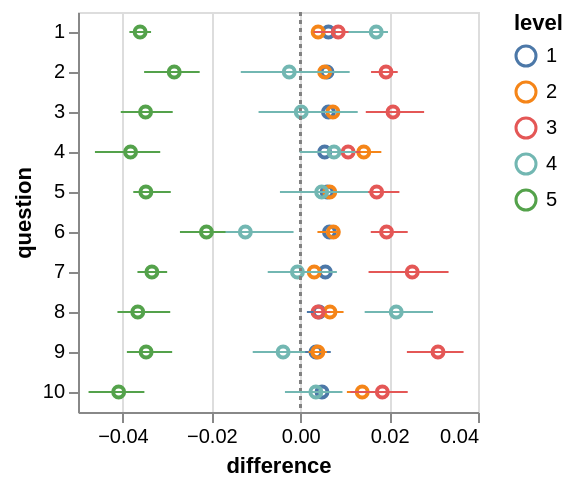

Here is the notebook cell this chart was saved with:
### Markdown cell above
We can see the effect is quite small.

### Code cell
p = differences |> @vlplot(:point, y="question:O", color="level:N") + 
    @vlplot(:point, x="mean(difference)") + 
    @vlplot(mark={type=:rule, strokeDash=[2,2]}, x={datum=0.0}, y={value=0}, y2={value="height"}, 
        color={value="grey"}) +
    @vlplot(mark={type=:errorbar, extent="iqr"}, y="question:O", x="difference")

### Figure 1 — Vega specification as saved in the notebook (floating-point values rounded to 4 significant figures; data arrays with more than 128 entries replaced by an {"elided": "..."} marker saying what was removed)
{"$schema": "https://vega.github.io/schema/vega/v5.json", "axes": [{"aria": false, "domain": false, "grid": true, "gridScale": "y", "labels": false, "maxExtent": 0, "minExtent": 0, "orient": "bottom", "scale": "x", "tickCount": {"signal": "ceil(width/40)"}, "ticks": false, "zindex": 0}, {"grid": false, "labelFlush": true, "labelOverlap": true, "orient": "bottom", "scale": "x", "tickCount": {"signal": "ceil(width/40)"}, "title": "difference", "zindex": 0}, {"grid": false, "orient": "left", "scale": "y", "title": "question", "zindex": 0}], "background": "white", "data": [{"name": "source_0", "values": {"elided": "500 records"}}, {"name": "data_0", "source": "source_0", "transform": [{"as": ["lower_difference", "upper_difference", "center_difference", "mean_difference"], "fields": ["difference", "difference", "difference", "difference"], "groupby": ["question", "level"], "ops": ["q1", "q3", "median", "mean"], "type": "aggregate"}]}, {"name": "data_1", "source": "data_0", "transform": [{"expr": "isValid(datum[\"lower_difference\"]) && isFinite(+datum[\"lower_difference\"])", "type": "filter"}]}, {"name": "data_2", "source": "data_0", "transform": [{"expr": "isValid(datum[\"mean_difference\"]) && isFinite(+datum[\"mean_difference\"])", "type": "filter"}]}], "legends": [{"encode": {"symbols": {"update": {"fill": {"value": "transparent"}}}}, "stroke": "color", "symbolType": "circle", "title": "level"}], "marks": [{"encode": {"update": {"ariaRoleDescription": {"value": "point"}, "description": {"signal": "\"Mean of difference: \" + (format(datum[\"mean_difference\"], \"\")) + \"; question: \" + (isValid(datum[\"question\"]) ? datum[\"question\"] : \"\"+datum[\"question\"]) + \"; level: \" + (isValid(datum[\"level\"]) ? datum[\"level\"] : \"\"+datum[\"level\"])"}, "fill": {"value": "transparent"}, "stroke": {"field": "level", "scale": "color"}, "x": {"field": "mean_difference", "scale": "x"}, "y": {"band": 0.5, "field": "question", "scale": "y"}}}, "from": {"data": "data_2"}, "name": "layer_0_marks", "style": ["point"], "type": "symbol"}, {"encode": {"update": {"stroke": {"value": "grey"}, "strokeDash": {"value": [2, 2]}, "x": {"scale": "x", "value": 0}, "y": {"value": 0}, "y2": {"field": {"group": "height"}}}}, "from": {"data": "source_0"}, "name": "layer_1_marks", "style": ["rule"], "type": "rule"}, {"encode": {"update": {"ariaRoleDescription": {"value": "errorbar"}, "description": {"signal": "\"difference: \" + (format(datum[\"lower_difference\"], \"\")) + \"; question: \" + (isValid(datum[\"question\"]) ? datum[\"question\"] : \"\"+datum[\"question\"]) + \"; upper_difference: \" + (format(datum[\"upper_difference\"], \"\")) + \"; level: \" + (isValid(datum[\"level\"]) ? datum[\"level\"] : \"\"+datum[\"level\"]) + \"; Q3 of difference: \" + (format(datum[\"upper_difference\"], \"\")) + \"; Q1 of difference: \" + (format(datum[\"lower_difference\"], \"\")) + \"; Median of difference: \" + (format(datum[\"center_difference\"], \"\"))"}, "stroke": {"field": "level", "scale": "color"}, "tooltip": {"signal": "{\"Q3 of difference\": format(datum[\"upper_difference\"], \"\"), \"Q1 of difference\": format(datum[\"lower_difference\"], \"\"), \"Median of difference\": format(datum[\"center_difference\"], \"\"), \"question\": isValid(datum[\"question\"]) ? datum[\"question\"] : \"\"+datum[\"question\"], \"level\": isValid(datum[\"level\"]) ? datum[\"level\"] : \"\"+datum[\"level\"]}"}, "x": {"field": "lower_difference", "scale": "x"}, "x2": {"field": "upper_difference", "scale": "x"}, "y": {"band": 0.5, "field": "question", "scale": "y"}}}, "from": {"data": "data_1"}, "name": "layer_2_marks", "style": ["rule", "errorbar-rule"], "type": "rule"}], "padding": 5, "scales": [{"domain": {"fields": [{"data": "data_2", "field": "mean_difference"}, [0], {"data": "data_1", "field": "lower_difference"}, {"data": "data_1", "field": "upper_difference"}]}, "name": "x", "nice": true, "range": [0, {"signal": "width"}], "type": "linear", "zero": true}, {"domain": {"fields": [{"data": "data_2", "field": "question"}, {"data": "data_1", "field": "question"}], "sort": true}, "name": "y", "paddingInner": 0, "paddingOuter": 0, "range": {"step": {"signal": "y_step"}}, "type": "band"}, {"domain": {"fields": [{"data": "data_2", "field": "level"}, {"data": "data_1", "field": "level"}], "sort": true}, "name": "color", "range": "category", "type": "ordinal"}], "signals": [{"name": "y_step", "value": 20}, {"name": "height", "update": "bandspace(domain('y').length, 0, 0) * y_step"}], "style": "cell", "width": 200}
